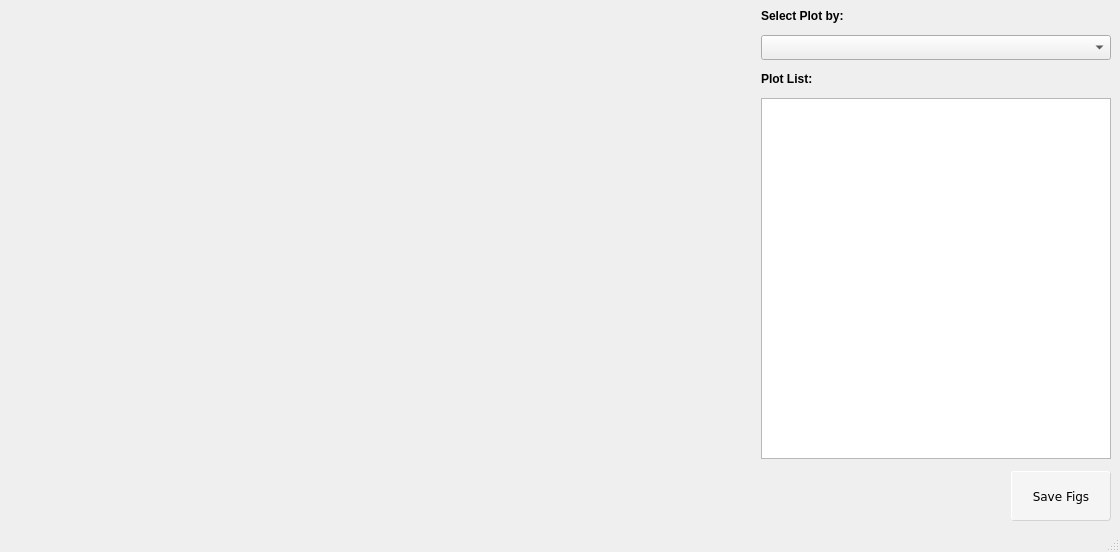
<?xml version="1.0" encoding="UTF-8"?>
<ui version="4.0">
 <class>MainWindow</class>
 <widget class="QMainWindow" name="MainWindow">
  <property name="geometry">
   <rect>
    <x>0</x>
    <y>0</y>
    <width>1120</width>
    <height>552</height>
   </rect>
  </property>
  <property name="sizePolicy">
   <sizepolicy hsizetype="Preferred" vsizetype="Expanding">
    <horstretch>0</horstretch>
    <verstretch>0</verstretch>
   </sizepolicy>
  </property>
  <property name="minimumSize">
   <size>
    <width>0</width>
    <height>0</height>
   </size>
  </property>
  <property name="windowTitle">
   <string>MplViewer</string>
  </property>
  <property name="layoutDirection">
   <enum>Qt::LeftToRight</enum>
  </property>
  <property name="styleSheet">
   <string notr="true">background-color: rgb(255, 255, 255);
mplfigs::hover{background-color: rgb(0, 170, 255);}</string>
  </property>
  <widget class="QWidget" name="centralwidget">
   <layout class="QHBoxLayout" name="horizontalLayout">
    <item>
     <widget class="QWidget" name="mplwindow" native="true">
      <property name="sizePolicy">
       <sizepolicy hsizetype="Expanding" vsizetype="Expanding">
        <horstretch>0</horstretch>
        <verstretch>0</verstretch>
       </sizepolicy>
      </property>
      <property name="minimumSize">
       <size>
        <width>0</width>
        <height>0</height>
       </size>
      </property>
      <property name="maximumSize">
       <size>
        <width>16777215</width>
        <height>16777215</height>
       </size>
      </property>
      <layout class="QVBoxLayout" name="canvas_vlayout"/>
     </widget>
    </item>
    <item>
     <layout class="QVBoxLayout" name="verticalLayout">
      <property name="spacing">
       <number>12</number>
      </property>
      <item>
       <widget class="QLabel" name="label">
        <property name="styleSheet">
         <string notr="true">font: 14pt &quot;DejaVu Sans&quot;; font-weight:600;</string>
        </property>
        <property name="text">
         <string>Select Plot by:</string>
        </property>
       </widget>
      </item>
      <item>
       <widget class="QComboBox" name="comboBox">
        <property name="sizePolicy">
         <sizepolicy hsizetype="Maximum" vsizetype="Maximum">
          <horstretch>0</horstretch>
          <verstretch>0</verstretch>
         </sizepolicy>
        </property>
        <property name="minimumSize">
         <size>
          <width>350</width>
          <height>25</height>
         </size>
        </property>
        <property name="maximumSize">
         <size>
          <width>350</width>
          <height>25</height>
         </size>
        </property>
        <property name="font">
         <font>
          <family>DejaVu Sans</family>
          <pointsize>10</pointsize>
         </font>
        </property>
        <property name="styleSheet">
         <string notr="true">QComboBox {
    border-left-width: 1px;
	background-color: rgb(245, 245, 245);
	border-radius: 0.001px;
	border-left-color: lightgray;
	border-left-style: solid; 
	
    }

QComboBox:hover {
	border-left-width: 3px;
    border-left-color: #a2dffa ;

    }




font: 11pt &quot;Calibri&quot;;
</string>
        </property>
       </widget>
      </item>
      <item>
       <widget class="QLabel" name="label_2">
        <property name="styleSheet">
         <string notr="true">font: 14pt &quot;DejaVu Sans&quot;; font-weight:600;

</string>
        </property>
        <property name="text">
         <string>Plot List:</string>
        </property>
       </widget>
      </item>
      <item>
       <widget class="QListWidget" name="listWidget">
        <property name="sizePolicy">
         <sizepolicy hsizetype="Expanding" vsizetype="Expanding">
          <horstretch>0</horstretch>
          <verstretch>0</verstretch>
         </sizepolicy>
        </property>
        <property name="minimumSize">
         <size>
          <width>350</width>
          <height>0</height>
         </size>
        </property>
        <property name="maximumSize">
         <size>
          <width>350</width>
          <height>16777215</height>
         </size>
        </property>
        <property name="font">
         <font>
          <family>DejaVu Sans</family>
          <pointsize>10</pointsize>
         </font>
        </property>
        <property name="styleSheet">
         <string notr="true">QListWidget {
    border-left-width: 1px;
	background-color: rgb(245, 245, 245);
	border-radius: 0.001px;
	border-left-color: lightgray;
	border-left-style: solid; 
    }

QListWidget:hover {
	border-left-width: 3px;
    border-left-color: #a2dffa ;

    }



font: 11pt &quot;Calibri&quot;;
</string>
        </property>
        <property name="editTriggers">
         <set>QAbstractItemView::DoubleClicked|QAbstractItemView::SelectedClicked</set>
        </property>
        <property name="tabKeyNavigation">
         <bool>false</bool>
        </property>
        <property name="showDropIndicator" stdset="0">
         <bool>false</bool>
        </property>
        <property name="selectionBehavior">
         <enum>QAbstractItemView::SelectRows</enum>
        </property>
        <property name="movement">
         <enum>QListView::Static</enum>
        </property>
        <property name="flow">
         <enum>QListView::TopToBottom</enum>
        </property>
        <property name="resizeMode">
         <enum>QListView::Fixed</enum>
        </property>
       </widget>
      </item>
      <item alignment="Qt::AlignRight">
       <widget class="QPushButton" name="saveButton">
        <property name="enabled">
         <bool>true</bool>
        </property>
        <property name="sizePolicy">
         <sizepolicy hsizetype="Maximum" vsizetype="MinimumExpanding">
          <horstretch>0</horstretch>
          <verstretch>0</verstretch>
         </sizepolicy>
        </property>
        <property name="minimumSize">
         <size>
          <width>100</width>
          <height>50</height>
         </size>
        </property>
        <property name="maximumSize">
         <size>
          <width>150</width>
          <height>50</height>
         </size>
        </property>
        <property name="font">
         <font>
          <family>DejaVu Sans</family>
         </font>
        </property>
        <property name="mouseTracking">
         <bool>false</bool>
        </property>
        <property name="toolTip">
         <string/>
        </property>
        <property name="layoutDirection">
         <enum>Qt::LeftToRight</enum>
        </property>
        <property name="styleSheet">
         <string notr="true">QPushButton {
    border: 1px solid lightgray;
    border-radius:3px;
    border-style: outset;
    background: rgb(245, 245, 245);
    }

QPushButton:hover {
    background:rgb(215, 243, 255);
    }

QPushButton:pressed {
    border-style: inset;
    background:qlineargradient(spread:pad, x1:0, y1:0, x2:1, y2:0, stop:0 rgba(178, 226, 247, 255), stop:1 rgba(75, 186, 232, 255))
    }</string>
        </property>
        <property name="text">
         <string>Save Figs</string>
        </property>
       </widget>
      </item>
     </layout>
    </item>
   </layout>
  </widget>
  <widget class="QMenuBar" name="menubar">
   <property name="geometry">
    <rect>
     <x>0</x>
     <y>0</y>
     <width>1120</width>
     <height>21</height>
    </rect>
   </property>
  </widget>
  <widget class="QStatusBar" name="statusbar"/>
 </widget>
 <resources/>
 <connections/>
</ui>
